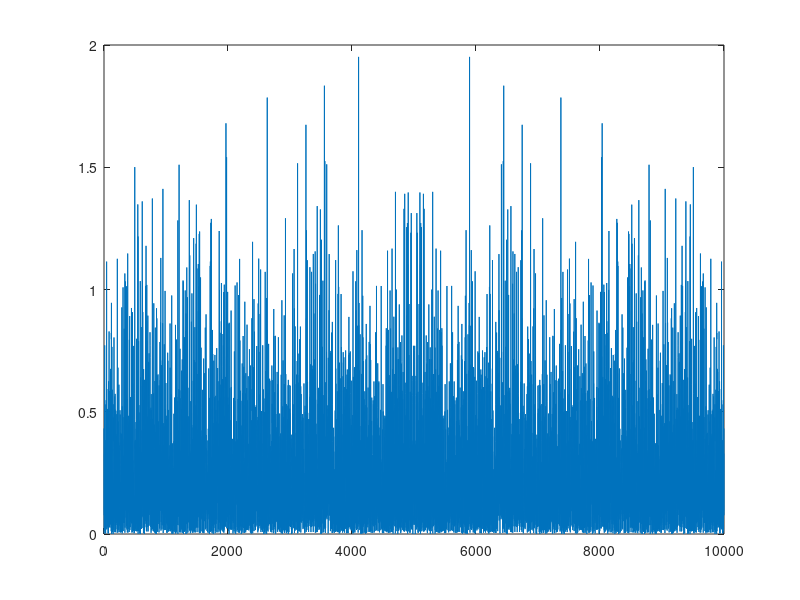

The MATLAB script that drew this image:
%Created on June 10, 2020.

%@author: Soroosh Tayebi Arasteh <soroosh.arasteh@fau.de>
%https://github.com/tayebiarasteh/

%% 2.4.g) Analysis in the Frequency Domain
clear
clc

v2 = randn(1,10000);
v4 = 0.5*v2;

V4 = (abs(fft(v4)).^2)/10000;

plot(V4)
